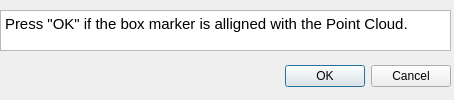
<?xml version="1.0" encoding="UTF-8"?>
<ui version="4.0">
 <class>Dialog</class>
 <widget class="QDialog" name="Dialog">
  <property name="geometry">
   <rect>
    <x>0</x>
    <y>0</y>
    <width>454</width>
    <height>100</height>
   </rect>
  </property>
  <property name="windowTitle">
   <string>Dialog</string>
  </property>
  <widget class="QDialogButtonBox" name="buttonBox">
   <property name="geometry">
    <rect>
     <x>110</x>
     <y>60</y>
     <width>341</width>
     <height>32</height>
    </rect>
   </property>
   <property name="orientation">
    <enum>Qt::Horizontal</enum>
   </property>
   <property name="standardButtons">
    <set>QDialogButtonBox::Cancel|QDialogButtonBox::Ok</set>
   </property>
  </widget>
  <widget class="QTextBrowser" name="textBrowser">
   <property name="geometry">
    <rect>
     <x>0</x>
     <y>10</y>
     <width>451</width>
     <height>41</height>
    </rect>
   </property>
   <property name="html">
    <string>&lt;!DOCTYPE HTML PUBLIC &quot;-//W3C//DTD HTML 4.0//EN&quot; &quot;http://www.w3.org/TR/REC-html40/strict.dtd&quot;&gt;
&lt;html&gt;&lt;head&gt;&lt;meta name=&quot;qrichtext&quot; content=&quot;1&quot; /&gt;&lt;style type=&quot;text/css&quot;&gt;
p, li { white-space: pre-wrap; }
&lt;/style&gt;&lt;/head&gt;&lt;body style=&quot; font-family:'Ubuntu'; font-size:11pt; font-weight:400; font-style:normal;&quot;&gt;
&lt;p style=&quot; margin-top:0px; margin-bottom:0px; margin-left:0px; margin-right:0px; -qt-block-indent:0; text-indent:0px;&quot;&gt;Press &amp;quot;OK&amp;quot; if the box marker is alligned with the Point Cloud.&lt;/p&gt;&lt;/body&gt;&lt;/html&gt;</string>
   </property>
  </widget>
 </widget>
 <resources/>
 <connections>
  <connection>
   <sender>buttonBox</sender>
   <signal>accepted()</signal>
   <receiver>Dialog</receiver>
   <slot>accept()</slot>
   <hints>
    <hint type="sourcelabel">
     <x>248</x>
     <y>254</y>
    </hint>
    <hint type="destinationlabel">
     <x>157</x>
     <y>274</y>
    </hint>
   </hints>
  </connection>
  <connection>
   <sender>buttonBox</sender>
   <signal>rejected()</signal>
   <receiver>Dialog</receiver>
   <slot>reject()</slot>
   <hints>
    <hint type="sourcelabel">
     <x>316</x>
     <y>260</y>
    </hint>
    <hint type="destinationlabel">
     <x>286</x>
     <y>274</y>
    </hint>
   </hints>
  </connection>
 </connections>
</ui>
